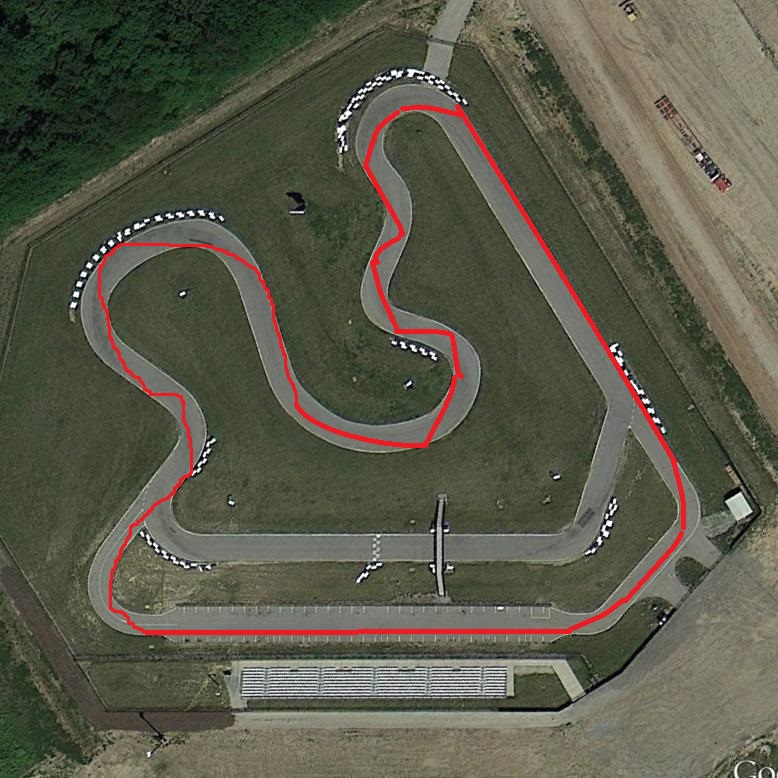
#> input picture purdue_race_track.jpg, 778 x 778 px
$ python -i page_two.py   (imports and definitions only)
#> lines starting #> are read from the running program, lines starting #| are printed output that depends on the picture
import matplotlib
# [1 line not run here, left out]
from matplotlib.backends.backend_tkagg import FigureCanvasTkAgg, NavigationToolbar2Tk
from matplotlib.figure import Figure
import matplotlib.animation as animation
from matplotlib import style

import tkinter as tk
from tkinter import ttk

from matplotlib import cm
from matplotlib import pyplot as plt
import numpy as np

from matplotlib.patches import Circle, Wedge, Rectangle

LARGE_FONT= ("Verdana", 12)
NORM_FONT= ("Verdana", 10)
SMALL_FONT= ("Verdana", 8)

orange_bkg = '#ffcc99'
blue_bkg = '#99ccff'

HEIGHT=400
WIDTH=400

LARGE_FONT = ("Verdana", 12)
# [1 line not run here, left out]

#==============================================plot for side screen two==============================================================================
side_screen_two = Figure(figsize=(25,25), dpi=100)
two_one = side_screen_two.add_subplot(2,2,1)
two_two = side_screen_two.add_subplot(2,2,2)
two_three = side_screen_two.add_subplot(2,2,3)
two_four = side_screen_two.add_subplot(2,2,4)

# [4 lines not run here, left out]

def animate_side_two(i):
    pullData = open("speed.txt", "r").read()
    dataList = pullData.split('\n')
    xList = []
    yList = []
    for eachLine in dataList:
        if len(eachLine) > 1:
            x, y = eachLine.split(',')
            xList.append(float(x))
            yList.append(float(y))

    two_one.clear()
    two_one.set_title('speed vs time')
    two_one.plot(xList, yList)

    pullData = open("throttle.txt", "r").read()
    dataList = pullData.split('\n')
    xList = []
    yList = []
    for eachLine in dataList:
        if len(eachLine) > 1:
            x, y = eachLine.split(',')
            xList.append(float(x))
            yList.append(float(y))

    two_two.clear()
    two_two.set_title('throttle(%) vs time')
    two_two.plot(xList, yList)

    pullData = open("break.txt", "r").read()
    dataList = pullData.split('\n')
    xList = []
    yList = []
    for eachLine in dataList:
        if len(eachLine) > 1:
            x, y = eachLine.split(',')
            xList.append(float(x))
            yList.append(float(y))

    two_three.clear()
    two_three.set_title('break(%) vs time')
    two_three.plot(xList, yList)

    pullData = open("temp.txt", "r").read()
    dataList = pullData.split('\n')
    xList = []
    yList = []
    for eachLine in dataList:
        if len(eachLine) > 1:
            x, y = eachLine.split(',')
            xList.append(float(x))
            yList.append(float(y))

    two_four.clear()
    two_four.set_title('motor and ESC temperature(C) vs time')
    two_four.plot(xList, yList)

#========================================================================================================================================================

class Control_Station(tk.Tk):

    def __init__(self, *args, **kwargs):

        tk.Tk.__init__(self, *args, **kwargs)

        # tk.Tk.iconbitmap(self, default=".ico")
        tk.Tk.wm_title(self, "UCSD ev Grand Prix Control Station")

        container = tk.Frame(self)
        container.pack(side="top", fill="both", expand = True)
        container.grid_rowconfigure(0, weight=1)
        container.grid_columnconfigure(0, weight=1)

        self.frames = {}

        for F in (StartPage, PageTwo):


            frame = F(container, self)

            self.frames[F] = frame

            frame.grid(row=0, column=0, sticky="nsew")

        self.show_frame(StartPage)

    def show_frame(self, cont):

        frame = self.frames[cont]
        frame.tkraise()

    def NewSideScreenTwo(self):
        self.root_new_Side_Screen_Two = tk.Tk()
        container = tk.Frame(self.root_new_Side_Screen_Two)
        container.pack(side="top", fill="both", expand = True)
        container.grid_rowconfigure(0, weight=1)
        container.grid_columnconfigure(0, weight=1)
        frame = PageTwo(container, self.root_new_Side_Screen_Two)
        frame.grid(row=0, column=0, sticky="nsew")
        frame.tkraise()
        ani2 = animation.FuncAnimation(side_screen_two, animate_side_two, interval=100)
        self.root_new_Side_Screen_Two.mainloop()

class StartPage(tk.Frame):

    def __init__(self, parent, controller):
        tk.Frame.__init__(self, parent)
        label = tk.Label(self, text="UCSD ev Grand Prix Control Station", font=LARGE_FONT)
        label.pack(pady=10,padx=10)

        button2 = ttk.Button(self, text="Side Screen 2", command=lambda: controller.NewSideScreenTwo())
        button2.pack()

class PageTwo(tk.Frame):
    def __init__(self, parent, controller):
        tk.Frame.__init__(self, parent)
        label = tk.Label(self, text="Side Screen Two!!!", font=LARGE_FONT)
        label.pack(pady=10,padx=10)

        # [5 lines of commented-out code are left out]

        canvas = FigureCanvasTkAgg(side_screen_two, self)
        canvas.draw()
        canvas.get_tk_widget().pack(side=tk.TOP, fill=tk.BOTH, expand=True)

        toolbar = NavigationToolbar2Tk(canvas, self)
        toolbar.update()
        canvas._tkcanvas.pack(side=tk.TOP, fill=tk.BOTH, expand=True)

# [1 line that did not run here, left out]
# ani = animation.FuncAnimation(f, animate, interval=500)
# ani1 = animation.FuncAnimation(g, animate, interval=500)
# [1 line not run here, left out]

>>> import cv2
>>> picture = cv2.imread('purdue_race_track.jpg', cv2.IMREAD_GRAYSCALE)
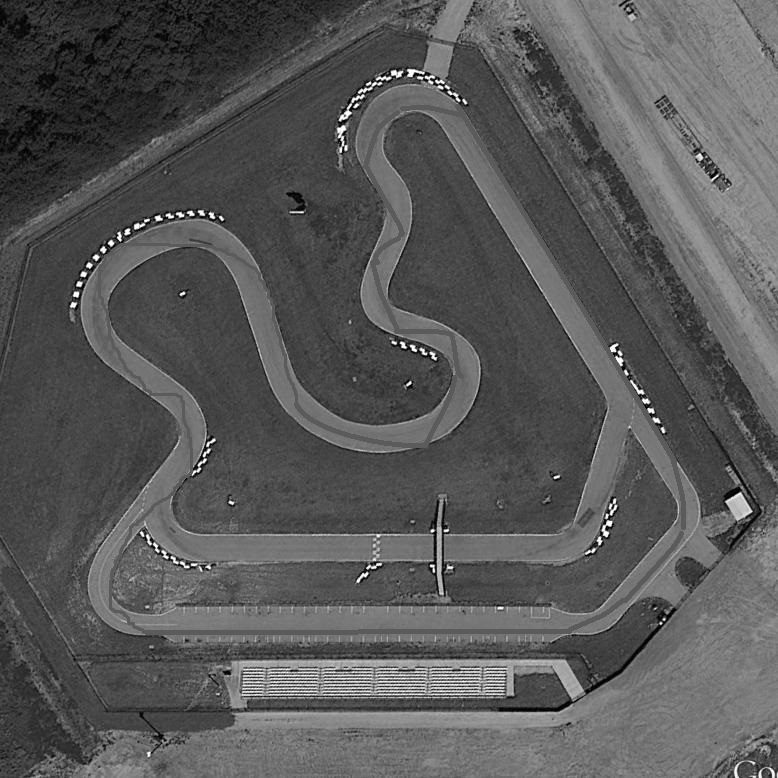
#> picture: shape (778, 778); min 0, max 255, mean 88.1
>>> result = animate_side_two(picture)
#> (reads speed.txt from the repository)
#> (reads throttle.txt from the repository)
#> (reads break.txt from the repository)
#> (reads temp.txt from the repository)
